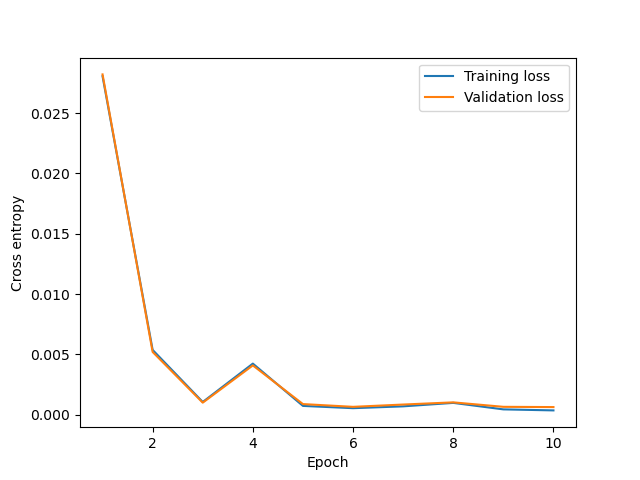

Generate this figure with Python:
# 温馨提示：运行本程序训练需要5.2GB的GPU显存
# 如果显存不够用可以减少Batchsize 32，16都可以减少资源的使用
# 程序可以运行 实际准确率98%以上
import time
import os
import numpy as np

import torch
import torchvision
import torch.nn.functional as F
import torch.nn as nn


from torch.utils.data import Dataset
from torch.utils.data import DataLoader
from torchvision import transforms

from PIL import Image
import matplotlib.pyplot as plt

DEVICE = torch.device('cuda' if torch.cuda.is_available() else 'cpu')

Batch_size = 64
custom_transform1 = transforms.Compose([transforms.Resize([64, 64]),
                                        transforms.ToTensor()])
train_dataset = torchvision.datasets.MNIST(
    root='.MNIST',
    train=True,
    download=True,
    transform=custom_transform1
)
test_dataset = torchvision.datasets.MNIST(
    root='.MNISt',
    train=False,
    download=True,
    transform=custom_transform1
)
# define train loader
train_loader = torch.utils.data.DataLoader(
    dataset=train_dataset,
    shuffle=True,
    batch_size=Batch_size
)
test_loader = torch.utils.data.DataLoader(
    dataset=test_dataset,
    shuffle=True,
    batch_size=Batch_size
)

#搭建Alexnet网络模型
class ResidualAlexNet(nn.Module):
    def __init__(self, num_classes=10):
        super(ResidualAlexNet, self).__init__()
        self.conv1 = nn.Conv2d(1, 64, kernel_size=11, stride=4, padding=2)
        self.bn1 = nn.BatchNorm2d(64)
        self.relu = nn.ReLU(inplace=True)
        self.pool = nn.MaxPool2d(kernel_size=3, stride=2)
        self.conv2 = nn.Conv2d(64, 192, kernel_size=5, padding=2)
        self.bn2 = nn.BatchNorm2d(192)
        self.conv3 = nn.Conv2d(192, 384, kernel_size=3, padding=1)
        self.bn3 = nn.BatchNorm2d(384)
        self.conv4 = nn.Conv2d(384, 256, kernel_size=3, padding=1)
        self.bn4 = nn.BatchNorm2d(256)
        self.conv5 = nn.Conv2d(256, 256, kernel_size=3, padding=1)
        self.bn5 = nn.BatchNorm2d(256)
        self.avgpool = nn.AdaptiveAvgPool2d((6, 6))
        self.classifier = nn.Sequential(
            nn.Dropout(),
            nn.Linear(256 *6*6, 4096),
            nn.ReLU(inplace=True),
            nn.Dropout(),
            nn.Linear(4096, 4096),
            nn.ReLU(inplace=True),
            nn.Linear(4096, num_classes),
        )

    def forward(self, x):
        residual = self.conv1(x)
        residual = self.bn1(residual)
        x = self.pool(self.relu(residual))
        residual = self.conv2(x)
        residual = self.bn2(residual)
        x = self.pool(self.relu(residual))
        residual = self.conv3(x)
        residual = self.bn3(residual)
        x = self.relu(residual)
        residual = self.conv4(x)
        residual = self.bn4(residual)
        x = self.relu(residual)
        residual = self.conv5(x)
        residual=residual+x
        residual = self.bn5(residual)
        x = self.pool(self.relu(residual))
        x = self.avgpool(x)
        x = x.view(x.size(0), 256* 6*6)
        logits = self.classifier(x)
        probas = F.softmax(logits, dim=1)
        return logits, probas



# 实例化模型并打印展示
# 实例化模型并打印展示
net = ResidualAlexNet(10).to(DEVICE)
print(net)
print(net(torch.randn([1,1,64,64]).to(DEVICE)))



#设定训练的轮次
NUM_EPOCHS = 10

model = ResidualAlexNet(num_classes=10)

model = model.to(DEVICE)


optimizer = torch.optim.Adam(model.parameters(), lr=0.001)

valid_loader = test_loader


def compute_accuracy_and_loss(model, data_loader, device):
    correct_pred, num_examples = 0, 0
    cross_entropy = 0.
    for i, (features, targets) in enumerate(data_loader):
        features = features.to(device)
        targets = targets.to(device)

        logits, probas = model(features)
        cross_entropy += F.cross_entropy(logits, targets).item()
        _, predicted_labels = torch.max(probas, 1)
        num_examples += targets.size(0)
        correct_pred += (predicted_labels == targets).sum()
    accuracy = correct_pred.float() / num_examples * 100
    loss = cross_entropy / num_examples
    return accuracy, loss



start_time = time.time()
train_acc_lst, valid_acc_lst = [], []
train_loss_lst, valid_loss_lst = [], []

#训练阶段
for epoch in range(NUM_EPOCHS):

    model.train()

    for batch_idx, (features, targets) in enumerate(train_loader):

        ### PREPARE MINIBATCH
        features = features.to(DEVICE)
        targets = targets.to(DEVICE)

        ### FORWARD AND BACK PROP
        logits, probas = model(features)
        cost = F.cross_entropy(logits, targets)
        optimizer.zero_grad()

        cost.backward()

        ### UPDATE MODEL PARAMETERS
        optimizer.step()

        ### LOGGING
        if not batch_idx % 120:
            print(f'Epoch: {epoch + 1:03d}/{NUM_EPOCHS:03d} | '
                  f'Batch: {batch_idx:03d}/{len(train_loader):03d} | '
                  f'Cost: {cost:.4f}')

    # no need to build the computation graph for backprop when computing accuracy
    model.eval()
    with torch.set_grad_enabled(False):
        train_acc, train_loss = compute_accuracy_and_loss(model, train_loader, device=DEVICE)
        valid_acc, valid_loss = compute_accuracy_and_loss(model, valid_loader, device=DEVICE)
        train_acc_lst.append(train_acc)
        valid_acc_lst.append(valid_acc)
        train_loss_lst.append(train_loss)
        valid_loss_lst.append(valid_loss)
        print(f'Epoch: {epoch + 1:03d}/{NUM_EPOCHS:03d} | Train Acc.: {train_acc:.2f}% | '
              f'Validation Acc.: {valid_acc:.2f}%')

    elapsed = (time.time() - start_time) / 60
    print(f'Time elapsed: {elapsed:.2f} min')

elapsed = (time.time() - start_time) / 60
print(f'Total Training Time: {elapsed:.2f} min')

#训练损失和测试损失关系图
plt.plot(range(1, NUM_EPOCHS+1), train_loss_lst, label='Training loss')
plt.plot(range(1, NUM_EPOCHS+1), valid_loss_lst, label='Validation loss')
plt.legend(loc='upper right')
plt.ylabel('Cross entropy')
plt.xlabel('Epoch')
plt.show()

# 保存模型
torch.save(model.state_dict(), 'ResidualAlexNet.pth')

# 加载模型
model.load_state_dict(torch.load('ResidualAlexNet.pth'))

#模型测试与评估
model.eval()
with torch.set_grad_enabled(False) :# save memory during inference
    test_acc, test_loss = compute_accuracy_and_loss(model, test_loader, DEVICE)
    print(f'Test accuracy: {test_acc:.2f}%')

test_loader = DataLoader(dataset=train_dataset,
                         batch_size=64,
                         shuffle=True)

for features, targets in test_loader:
    break

_, predictions = model.forward(features[8].unsqueeze(0).to(DEVICE))
predictions = torch.argmax(predictions, dim=1)

#展示结果图
print(features.size())
fig = plt.figure()
for i in range(6):
    plt.subplot(2,3,i+1)
    plt.tight_layout()
    plt.imshow(features[i][0],interpolation='none')
    plt.title(f'Prediction: {predictions[i]}')
plt.show()
